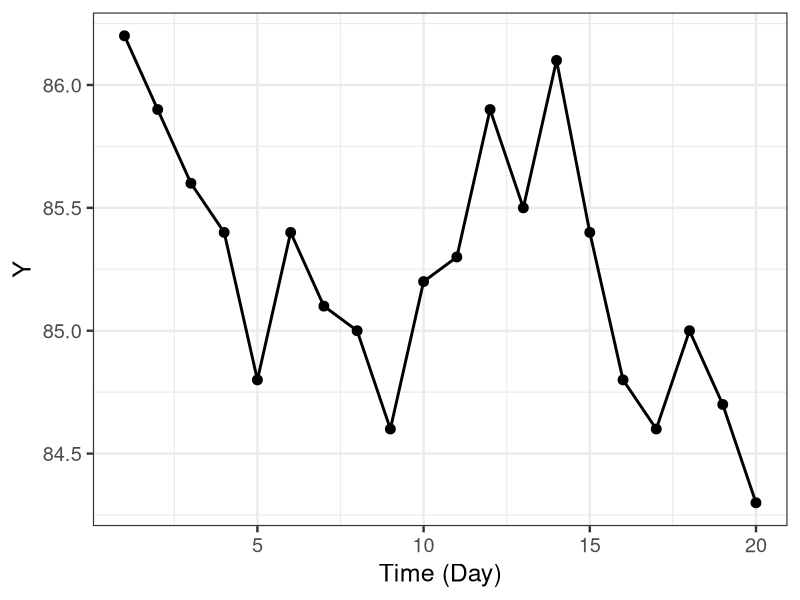

Generate this figure with R:
library(ggplot2)

d <- read.csv(file='input/data-weight.csv')
p <- ggplot() +
  theme_bw(base_size=18) +
  geom_line(data=d, aes(x=X, y=Y), linewidth=1) +
  geom_point(data=d, aes(x=X, y=Y), size=3) +
  labs(x='Time (Day)', y='Y')
ggsave(file='output/fig11-1-right.png', plot=p, dpi=300, w=4, h=3)
